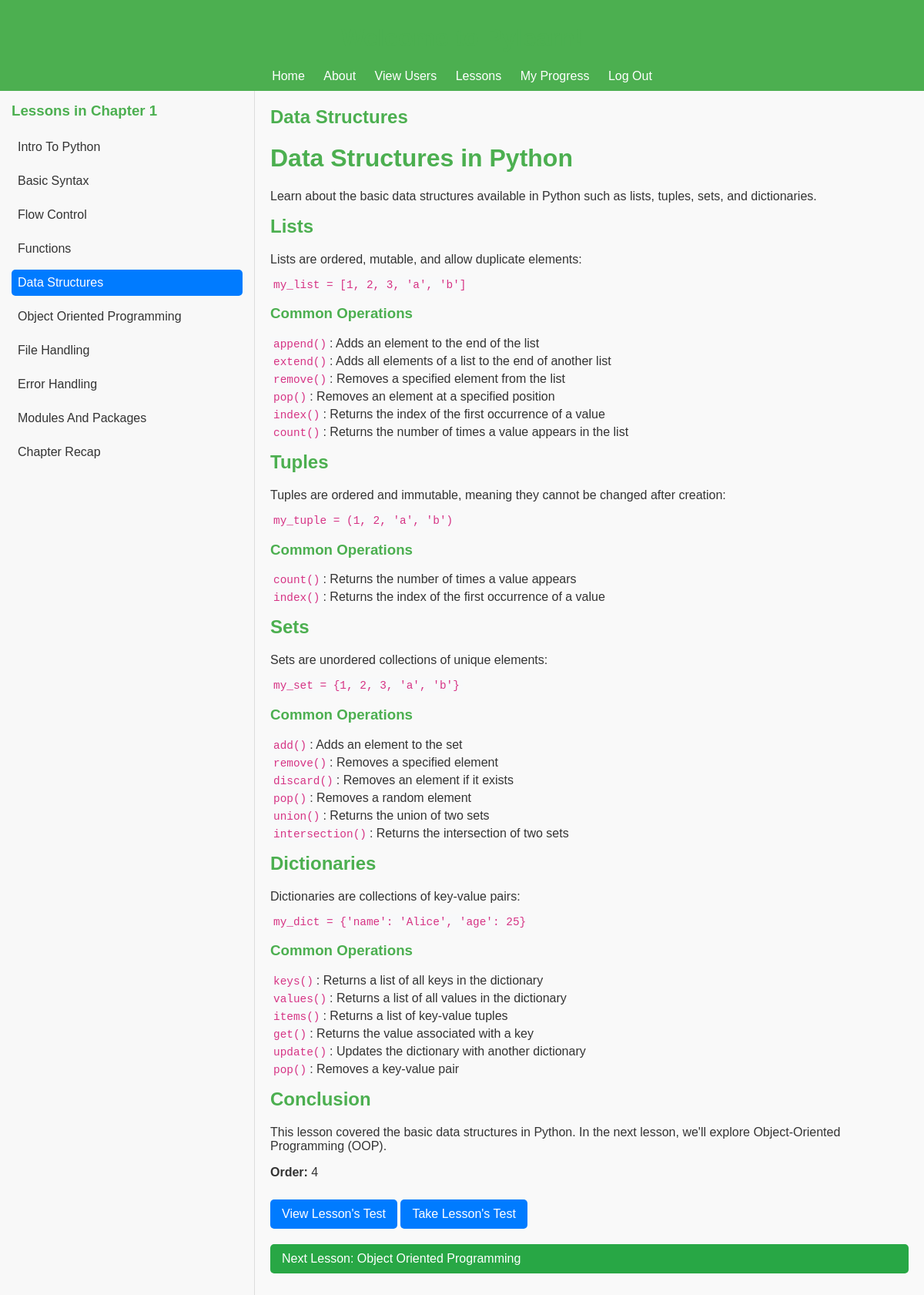
The page /lessons/chapter/1/lesson/4/ (signed in) on the database its author committed.
### lessons/models.py (models this page shows, shortened)
class Lesson(models.Model):
    title = models.CharField(max_length=200)
    content = models.TextField()  # HTML or Markdown for lesson content
    order = models.IntegerField()  # Lesson order in the curriculum
    is_task_based = models.BooleanField(default=False)  # True for tasks, False for quizzes

### lessons/views.py (the view)
# urls.py: path('chapter/<int:chapter_id>/lesson/<int:lesson_id>/', views.view_lessons, name='view_lessons'),
@login_required
def view_lessons(request, chapter_id=None, lesson_id=None):
    if chapter_id == 1 and lesson_id >= chapter_size:
        chapter_id = lesson_id // chapter_size + 1
    start_order = (chapter_id - 1) * chapter_size
    end_order = chapter_id * chapter_size
    lessons = Lesson.objects.filter(order__gte=start_order, order__lt=end_order).order_by('order')
    current_lesson = None
    if lesson_id is not None:
        if lesson_id == 0:
            current_lesson = get_object_or_404(Lesson, id=(chapter_id-1)*chapter_size)
        else:
            current_lesson = get_object_or_404(Lesson, id=lesson_id)
    else:
        current_lesson = lessons.first()  # Default to the first lesson in the chapter
    next_lesson = lessons.filter(order__gt=current_lesson.order).order_by('order').first()
    context = {
        'lessons': lessons,
        'current_lesson': current_lesson,
        'next_lesson': next_lesson,
        'chapter_id': chapter_id,
    }
    return render(request, 'view_lessons.html', context)

### lessons/templates/view_lessons.html
{% extends 'base.html' %}
{% block content %}
<head>
    {% load static %}
    <link rel="stylesheet" type="text/css" href="{% static 'styles/lesson_sidebar.css' %}">
</head>
<div class="container">
    <div class="sidebar">
        <h3>Lessons in Chapter {{ chapter_id }}</h3>
        <ul>
            {% for lesson in lessons %}
            <li>
                <a href="{% url 'lessons:view_lessons' chapter_id lesson.id %}"
                   class="{% if lesson.id == current_lesson.id %}active{% endif %}">
                   {{ lesson.title }}
                </a>
            </li>
            {% endfor %}
        </ul>
    </div>
    <div class="lesson-content">
        {% if current_lesson %}
        <h2>{{ current_lesson.title }}</h2>
        <p>{{ current_lesson.content|safe }}</p>
        <p><strong>Order:</strong> {{ current_lesson.order }}</p>
        {% if current_lesson.quizzes.all or current_lesson.tasks.all %}
        <p>
            <a href="{% url 'lessons:view_lesson_test' current_lesson.id %}" class="btn">View Lesson's Test</a>
            <a href="{% url 'lessons:take_lesson_test' current_lesson.id %}" class="btn">Take Lesson's Test</a>
        </p>
        {% else %}
        <p><strong>No test is available for this lesson</strong></p>
        {% endif %}
        {% if next_lesson %}
        <a href="{% url 'lessons:view_lessons' chapter_id next_lesson.id %}" class="btn next-btn">
            Next Lesson: {{ next_lesson.title }}
        </a>
        {% else %}
        <p><strong>This is the last lesson in this chapter.</strong></p>
        {% endif %}
        {% else %}
        <p>No lesson selected.</p>
        {% endif %}
    </div>
</div>
{% endblock %}

### static/css/styles.css (style rules this page uses)
body { font-family: Arial, sans-serif; margin: 20px; padding: 0; background-color: #f9f9f9; color: #333; }
h1, h2, h3 { color: #4CAF50; }
ul { list-style-type: none; padding: 0; }
ul li { margin: 5px 0; }
code { background-color: #f8f9fa; padding: 2px 4px; font-family: Consolas, monospace; font-size: 0.9em; color: #d63384; }

### lessons/templates/styles/lesson_sidebar.css (style rules this page uses)
html, body { margin: 0; padding: 0; height: 100%; overflow: hidden; font-family: Arial, sans-serif; }
.container { display: flex; flex-direction: row; height: 100vh; gap: 0; }
.sidebar { width: 25%; background-color: #f8f8f8; padding: 15px; border-right: 1px solid #ddd; overflow-y: auto; height: 100%; }
.sidebar h3 { margin-top: 0; }
.sidebar ul { list-style-type: none; padding: 0; margin: 0; }
.sidebar ul li { margin: 10px 0; }
.sidebar ul li a { text-decoration: none; color: #333; display: block; padding: 8px; border-radius: 5px; }
.sidebar ul li a.active, .sidebar ul li a:hover { background-color: #007bff; color: #fff; }
.lesson-content { flex: 1; padding: 20px; overflow-y: auto; height: calc(100vh - 100px); box-sizing: border-box; }
.lesson-content h2 { margin-top: 0; }
.btn { display: inline-block; padding: 10px 15px; margin-top: 10px; background-color: #007bff; color: #fff; text-decoration: none; border-radius: 5px; }
.next-btn { display: block; margin-top: 20px; background-color: #28a745; }

### rows shown on the page
Lesson: title "Intro To Python"
Lesson: title "Basic Syntax"
Lesson: title "Flow Control"
Lesson: title "Functions"
Lesson: title "Data Structures", content "Data Structures in Python Learn about the basic data structures available in Python such as lists, tuples, sets, and dictionaries. Lists Lists are ordered, mutable, and allow duplicate elements: my_list = [1, 2, 3, 'a', 'b'] Common Operations append() : Adds an element to the end of the list extend() : Adds all elements of a list to the end of another list remove() : Removes a specified element from the list pop() : Removes an element at a specified position index() : Returns the index of the first occurrence of a value count() : Returns the number of times a value appears in the list Tuples Tuples are ordered and immutable, meaning they cannot be changed after creation: my_tuple = (1, 2,…", order "4"
Lesson: title "Object Oriented Programming"
Lesson: title "File Handling"
Lesson: title "Error Handling"
Lesson: title "Modules And Packages"
Lesson: title "Chapter Recap"

### other values the page prints
{{ chapter_id }} "1"
